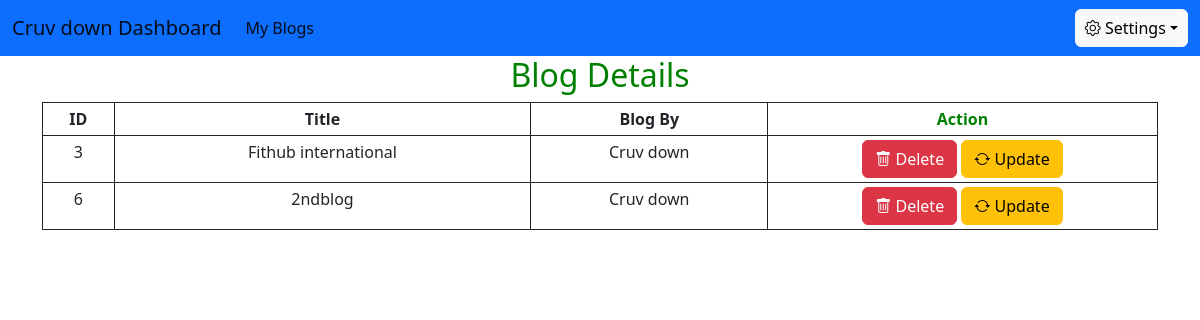
Screenshot of /views/udBlog.php (signed in) with the database file from the repository.
### tables this page shows
CREATE TABLE `blog` (
  `id` int(11) NOT NULL,
  `title` varchar(255) NOT NULL,
  `main_image` varchar(255) NOT NULL,
  `description` text NOT NULL,
  `userid` int(11) NOT NULL
);

CREATE TABLE `users` (
  `id` int(11) NOT NULL,
  `name` varchar(255) NOT NULL,
  `phone` varchar(255) NOT NULL,
  `email` varchar(255) NOT NULL,
  `password` varchar(255) NOT NULL,
  `verification_code` varchar(255) NOT NULL,
  `active` int(100) NOT NULL DEFAULT '0',
  `image` varchar(255) NOT NULL DEFAULT '123.png',
  `role` varchar(100) NOT NULL DEFAULT 'u'
);

### includes/config.php (called while the page is built, shortened)
<?php
class DbConnection{
    private $host = 'localhost';
    private $username = 'root';
    private $password = 'admin123';
    private $database = 'dblogin';
    protected $connection;
    public function __construct(){
        if (!isset($this->connection)) {
            $this->connection = new mysqli($this->host, $this->username, $this->password, $this->database);
        }
        return $this->connection;
    }
}
?>

### classes/myblogs.php (called while the page is built, shortened)
<?php
include_once('../includes/config.php');
class blogs extends DbConnection{
    public function getUserBlogs($id){
        $sql = "SELECT users.name, blog.title, blog.id
        FROM blog
        INNER JOIN users
         ON (blog.userid=users.id)
          WHERE blog.userid='$id'";
         $result = $this->connection->query($sql);
        return $result -> fetch_all(MYSQLI_ASSOC);
    }
}

### views/udBlog.php (the view, shortened to what this page needs)
<?php
require('../classes/myblogs.php');
$currentuserblogs= new blogs();
$id=$_SESSION['loginid'];
$result_fetch=$currentuserblogs->getUserBlogs($id);
?>
<!DOCTYPE html>
<html>
<head>
    <link rel="stylesheet" href="http://localhost/Myproject/bootstrap-5.2.0-beta1-dist/css/bootstrap.min.css">
    <link rel="stylesheet" href="https://cdn.jsdelivr.net/npm/bootstrap-icons@1.5.0/font/bootstrap-icons.css">
</head>
<body>
        <header>
            <?php
   if (isset($_SESSION['logged_in'])
    && $_SESSION['logged_in']=='u'
   ) {
       include("../includes/usernav.php");
   } elseif(isset($_SESSION['logged_in'])
   && $_SESSION['logged_in'] == 'a'){
     header("location:../admin/dashboard.php");
   }  else {
        header("location:../index.php");
    }
    ?>
        </header>
    <div class="container" style="text-align:center;">
        <h2 style="color:green; text-align:center;">Blog Details</h2>
        <table class="table table-sm table-bordered border border-dark" id="myTable">
            <thead>
                <tr>
                    <th scope="col" onclick="sortTable(0)"><i class="abc"></i> ID</th>
                    <th scope="col" onclick="sortTable(1)"><i class="abc"></i>Title</th>
                    <th scope="col" onclick="sortTable(2)"><i class="abc"></i>Blog By</th>
                    <th scope="col" style="width: 390px; color:green;">Action</th>
                </tr>
            </thead>
            <tbody>
                <?php foreach($result_fetch as $value){
 ?>
                <tr>
                    <td><?= $value['id']; ?></td>
                    <td><?= $value['title']; ?></td>
                    <td><?= $value['name']; ?></td>
                    <td> <button type="button" onClick="onDelete(<?php echo $value['id']?>)"
                            class="delete btn btn-danger" data-bs-toggle="modal" data-bs-target="#deleteModal">
                            <i class="bi bi-trash text-light"></i> Delete</button>
                        <button type="button" onClick="onEdit(<?php echo $value['id']?>)" class="edit btn btn-warning"
                            data-bs-toggle="modal" data-bs-target="#editModal">
                            <i class="bi bi-arrow-repeat"></i> Update</button></td>
                </tr>
                <?php }?>
            </tbody>
        </table>
    </div>
</body>
</html>

### rows the page displays
blog: id "3", title "Fithub international", userid.name "Cruv down"
blog: id "6", title "2ndblog", userid.name "Cruv down"

### other values shown
$_SESSION['username'] "Cruv down"
